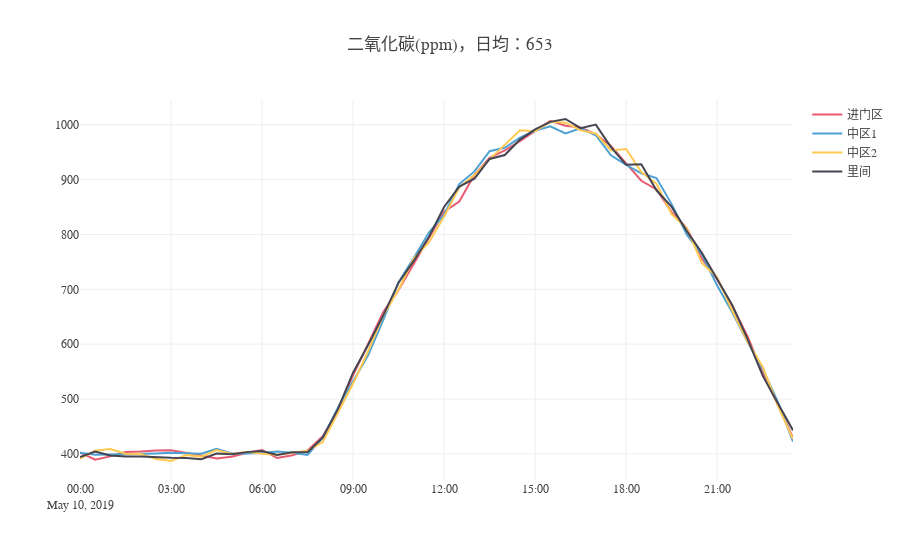

Here is the notebook cell this chart was saved with:
### Code cell
df = IEQ[['CO2']].groupby(IEQ['zoneID']).resample('0.5H').mean()
day_mean = IEQ['CO2'].mean()

trace1 = go.Scatter(
    x = df.loc['进门区',:].index,
    y = df.loc['进门区','CO2'],
    mode = 'lines',
    name = '进门区',
    marker=dict(color='#e85a71')
)
trace2 = go.Scatter(
    x = df.loc['中区1',:].index,
    y = df.loc['中区1','CO2'],
    mode = 'lines',
    name = '中区1',
    marker=dict(color='#4ea1d3')
)
trace3 = go.Scatter(
    x = df.loc['中区2',:].index,
    y = df.loc['中区2','CO2'],
    mode = 'lines',
    name = '中区2',
    marker=dict(color='#ffc952')
)
trace4 = go.Scatter(
   x = df.loc['里间',:].index,
    y = df.loc['里间','CO2'],
    mode = 'lines',
    name = '里间',
    marker=dict(color='#454552')
)
data = [trace1, trace2, trace3, trace4]
layout = go.Layout(
    title='二氧化碳(ppm)，日均：'+str(int(day_mean)),
    font=dict(family='微软雅黑')
)

fig1 = go.Figure(data=data, layout=layout)
plotly.offline.iplot(fig1)
pio.write_image(fig1, '二氧化碳.jpeg', scale=5, width=800, height = 400)
